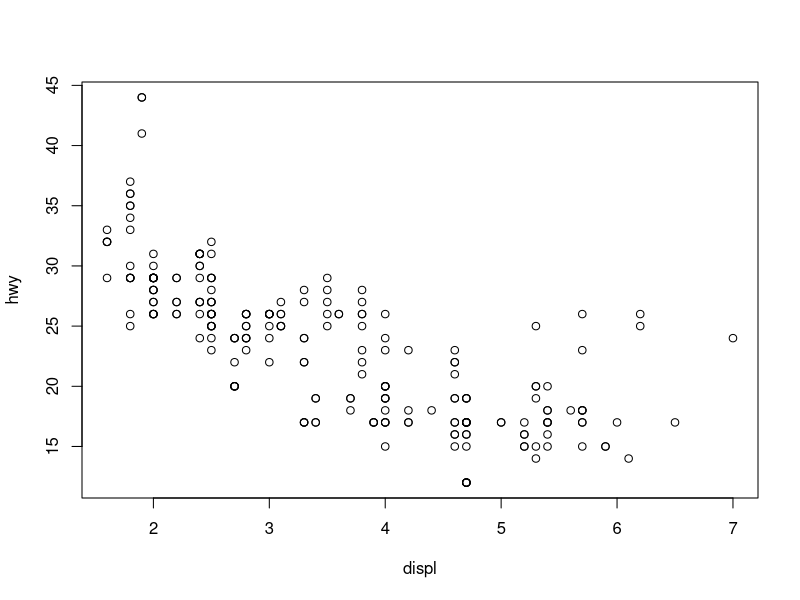
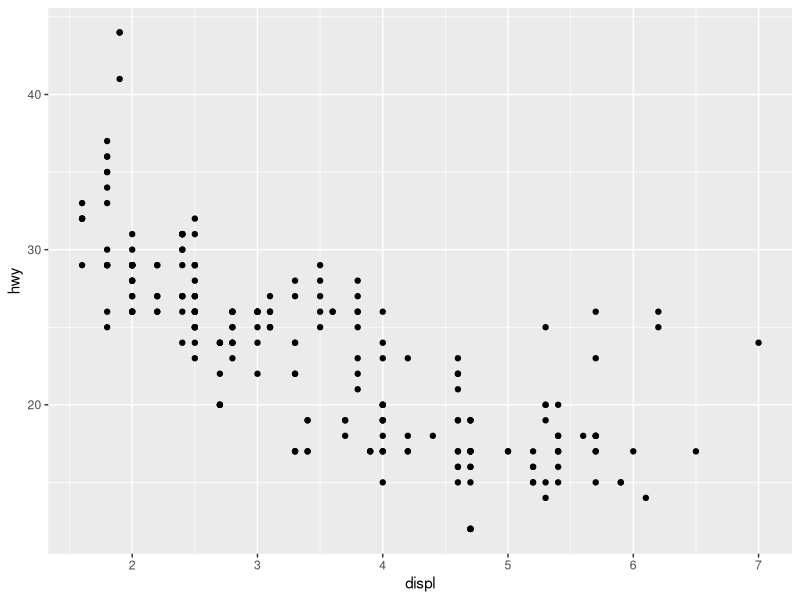
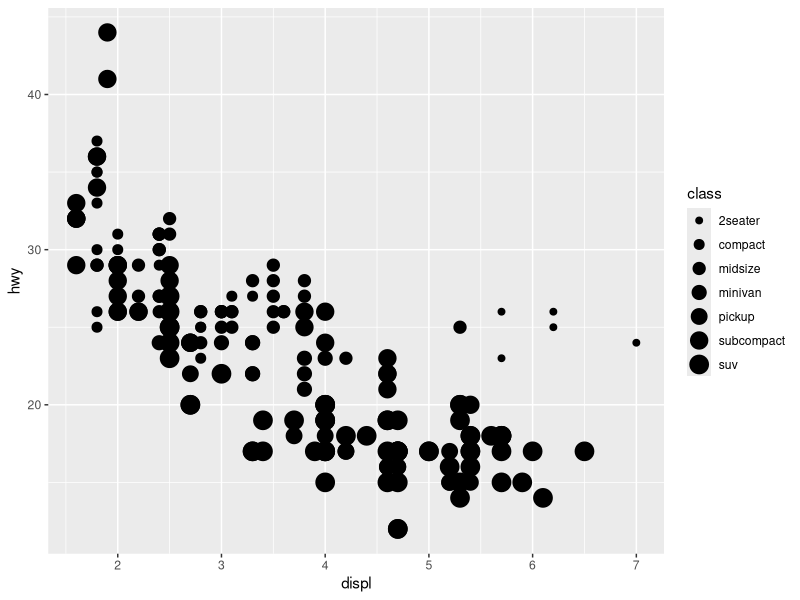
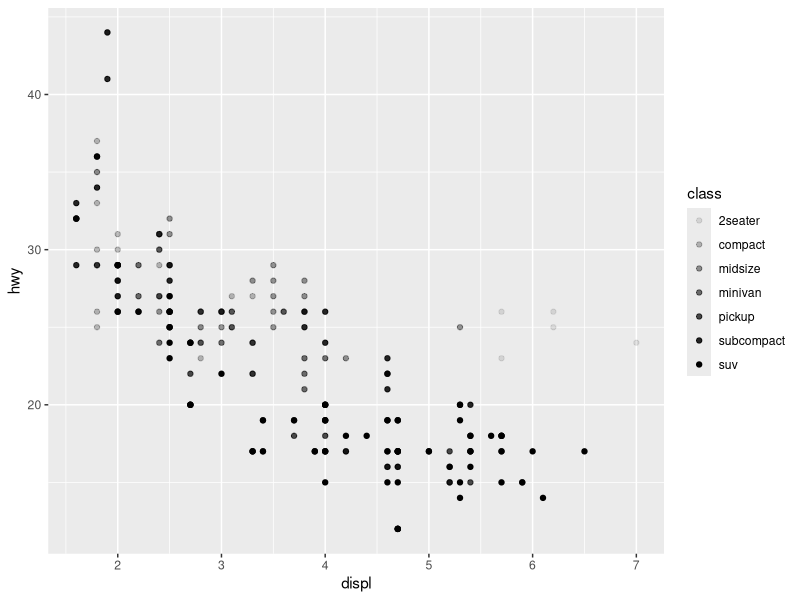
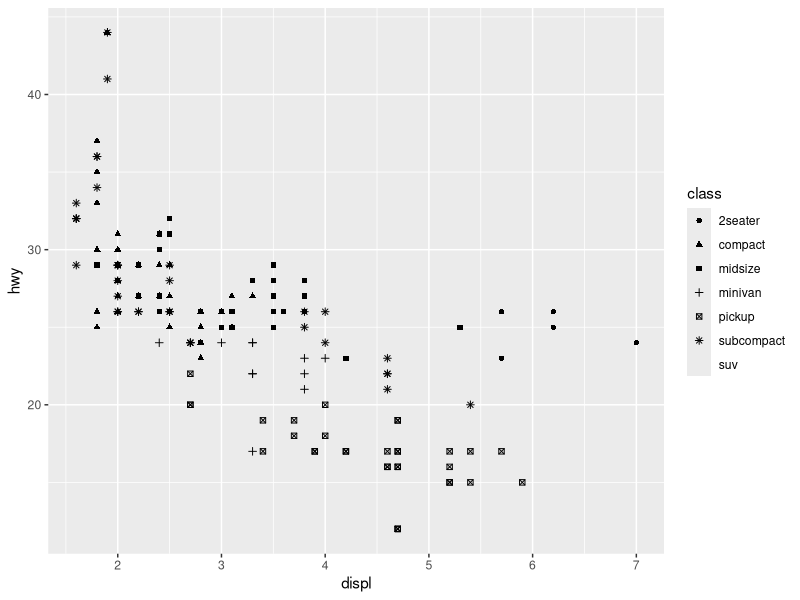
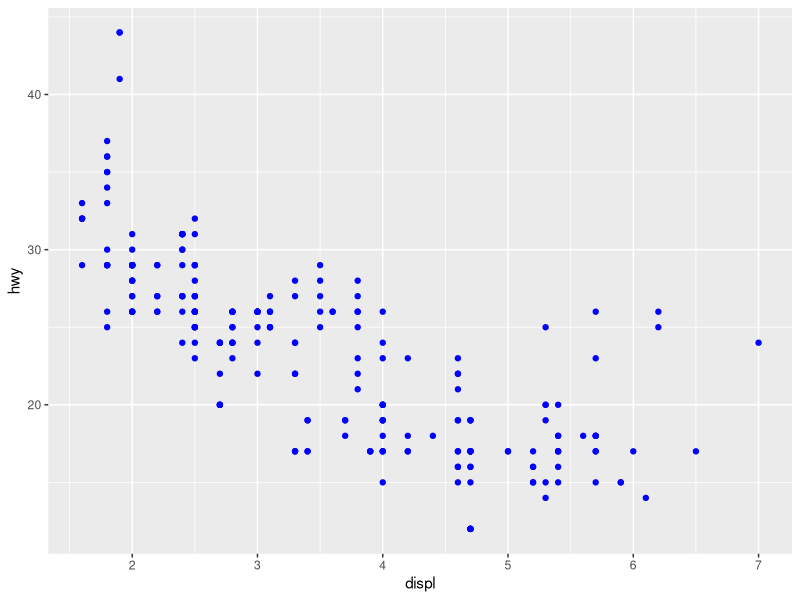
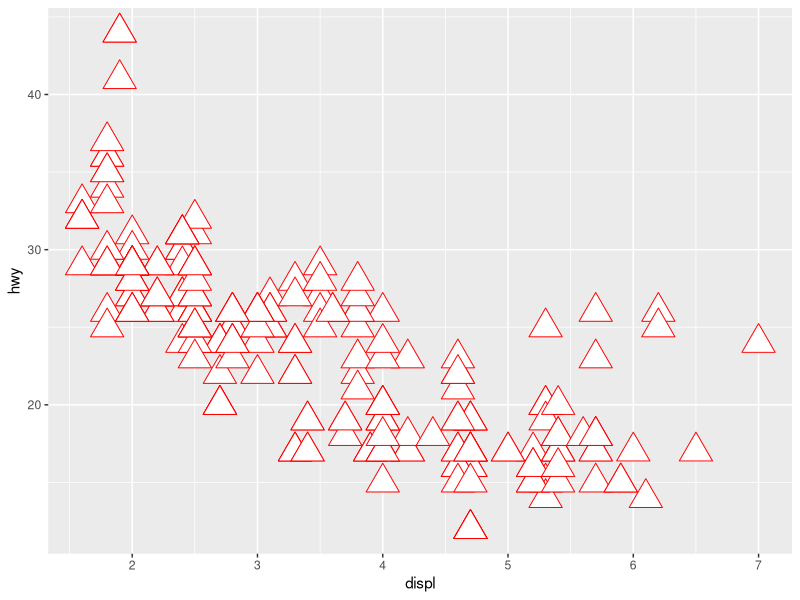
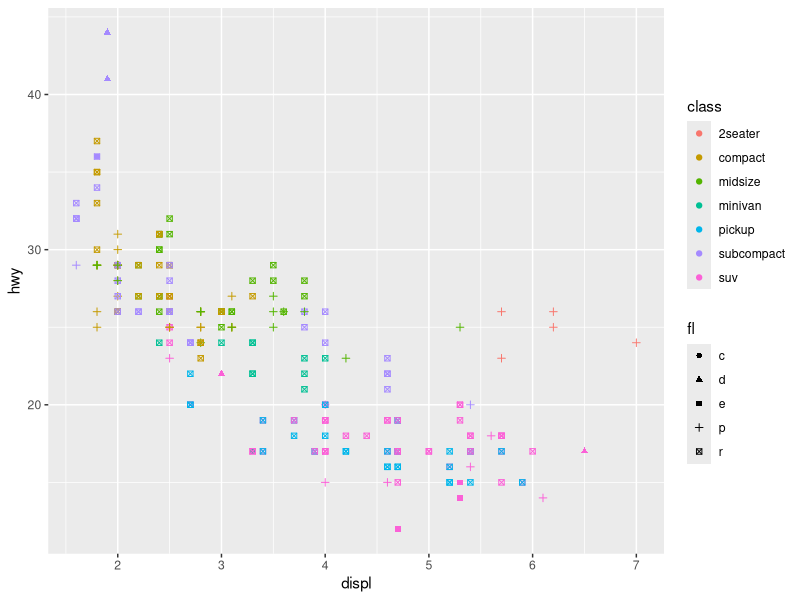

The R source for these figures, in order:
## ---- chunk 1
# seq(from=1, to=1, by=((to-from) / (length.out-1)), length.out=NULL, along.with=NUL)

## ---- chunk 2
x = c(1,4,3)
x
## ---- chunk 3
x = c("blue", "red", 'green')
x
## ---- chunk 4
x[1]
## ---- chunk 5
x = c(1,2,3,4,5,6,7,8,9,10)
x[1]
## ---- chunk 6
median(x)
## ---- chunk 7
help(matrix)
# outputs documentation in side window
## ---- chunk 8
x = c(1,2,3,4,5,6,7,8,9,10)
y = c(10,9,8,7,6,5,4,3,2,1)
x+y
## ---- chunk 9
install.packages("tidyverse")
## ---- chunk 10
library(tidyverse)
## ---- chunk 11
help(read.table)
## ---- chunk 12
help(read.table)
## ---- chunk 13
mpg  
## ---- chunk 14
help(mpg)
## ---- chunk 15
summary(mpg)
## ---- chunk 16
mpg$cyl
## ---- chunk 17
attach(mpg)
cyl
## ---- chunk 18
plot(displ, hwy)
## ---- chunk 19
ggplot(data = mpg) + geom_point(mapping=aes(x=displ, y=hwy))
## ---- chunk 20
ggplot(data = mpg) + geom_point(mapping=aes(x=displ, y=hwy, size=class))
## ---- chunk 21
ggplot(data = mpg) + geom_point(mapping=aes(x=displ, y=hwy, alpha=class))
## ---- chunk 22
ggplot(data = mpg) + geom_point(mapping=aes(x=displ, y=hwy, shape=class))
## ---- chunk 23
ggplot(data = mpg) + geom_point(mapping=aes(x=displ, y=hwy), color="blue") #the color blue is an argument of `geom_point()`
## ---- chunk 24
ggplot(data=mpg) + geom_point(mapping=aes(x=displ, y=hwy), shape=24, size=8, aplha=0.5, color='red', fill='white')
## ---- chunk 25
ggplot(data = mpg) + geom_point(mapping = aes(x = displ, y=hwy, color=class, shape=fl))
## ---- chunk 26
ggplot(data = mpg) + geom_point(mapping = aes(x = displ, y=hwy), position = 'jitter')
## ---- chunk 27
ggplot(data = mpg) + geom_jitter(mapping = aes(x = displ, y=hwy))
## ---- chunk 28
ggplot(data = mpg) + geom_point(mapping = aes(x = displ, y=hwy)) + facet_wrap(~ class, nrow = 2)
## ---- chunk 29
ggplot(data = mpg) + geom_point(mapping = aes(x = displ, y=hwy)) + facet_wrap(~ class, ncol=2)
## ---- chunk 30
ggplot(data = mpg) +
geom_point(mapping = aes(x = displ, y = hwy)) + facet_grid(drv ~ cyl)
## ---- chunk 31
ggplot(data=mpg) + geom_smooth(mapping = aes(x=displ, y=hwy))
## ---- chunk 32
ggplot(data = mpg) + geom_smooth(mapping = aes(x=displ, y=hwy), level = 0.99)
## ---- chunk 33
ggplot(data=mpg, mapping = aes(x=displ, y=hwy)) + geom_point() + geom_smooth()
## ---- chunk 34
ggplot(data = mpg, mapping = aes(x = displ, y = hwy)) + geom_point(mapping = aes(color = class)) + geom_smooth()
## ---- chunk 35
ggplot(data = mpg, mapping = aes(x = displ, y = hwy, color = drv)) +
    geom_point() +
    geom_smooth()
## ---- chunk 36
diamonds
## ---- chunk 37
help(diamonds)
## ---- chunk 38
ggplot(data = diamonds) + geom_bar(mapping = aes(x = cut))
## ---- chunk 39
ggplot(data = mpg, mapping = aes(x = hwy)) +
geom_histogram()
## ---- chunk 40
ggplot(data = mpg, mapping = aes(x = hwy)) +
geom_histogram(bins=10)
## ---- chunk 41
library(tidyverse)
diamonds
help(diamonds)
## ---- chunk 42
ggplot(data = diamonds) + geom_bar(mapping = aes(x = cut))
## ---- chunk 43
ggplot(data = mpg, mapping = aes(x = hwy)) +
geom_histogram()
## ---- chunk 44
ggplot(data = mpg, mapping = aes(x=class, h=hwy)) + geom_boxplot()
## ---- chunk 45
bar = ggplot(data = diamonds) + geom_bar(mapping = aes(x=cut, fill=cut), show.legend = FALSE, width = 1) + theme(aspect.ratio = 1) + labs(x=NULL, y=NULL)
bar # all of above is saved into the variable
## ---- chunk 46
bar + coord_flip()
## ---- chunk 47
bar + coord_polar()
## ---- chunk 48
bar + coord_polar() + theme_bw() #changes the background to white
